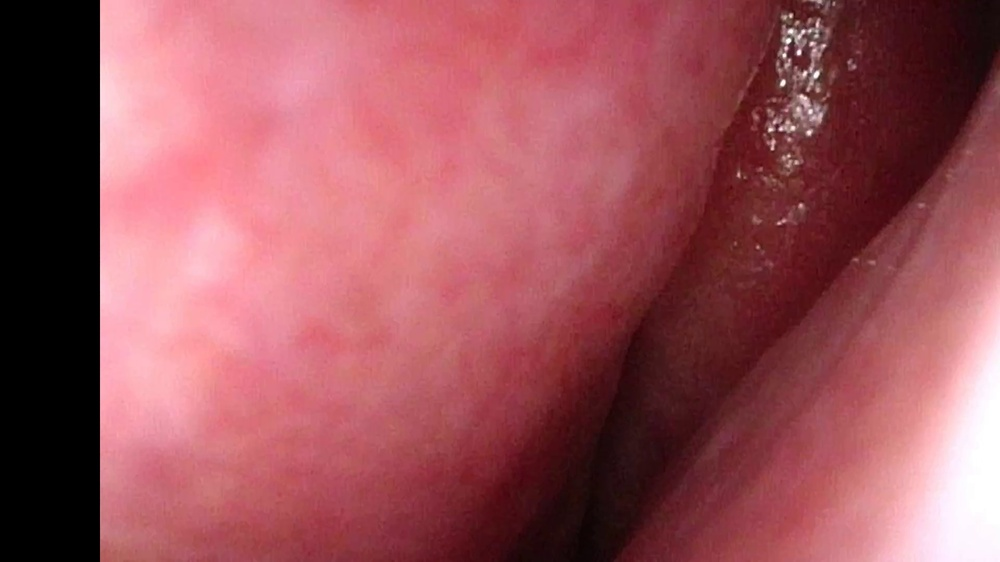
#> input picture inputIMG/2.jpg, 1000 x 562 px, shrunk from 1920 x 1080 before the run, found by its file name
$ python cut_black.py
#> lines starting #> are read from the running program, lines starting #| are printed output that depends on the picture
import cv2
import numpy as np

def crop_black_left(input_path, output_path, black_threshold=30, black_ratio=0.85, edge_tolerance=1):

#> called with input_path = './inputIMG\\2.jpg', output_path = './outputIMG\\2_output.jpg', black_threshold = 30, black_ratio = 0.85, edge_tolerance = 1
    img = cv2.imread(input_path, cv2.IMREAD_UNCHANGED)
#> img is the input picture: shape (562, 1000, 3); mean B, G, R 90.9, 83.3, 154.9
    if img is None:
        raise ValueError(f"Failed to read the image. Please check if the path is correct：{input_path}")

    h, w = img.shape[:2]
#> h = 562; w = 1000
    print(f"Original image size: width {w} pixels, height {h} pixels")
#| Original image size: width 1000 pixels, height 562 pixels

    if len(img.shape) == 3 and img.shape[2] == 4:
        gray = cv2.cvtColor(img, cv2.COLOR_BGRA2GRAY)
    else:
        gray = cv2.cvtColor(img, cv2.COLOR_BGR2GRAY) if len(img.shape) == 3 else img
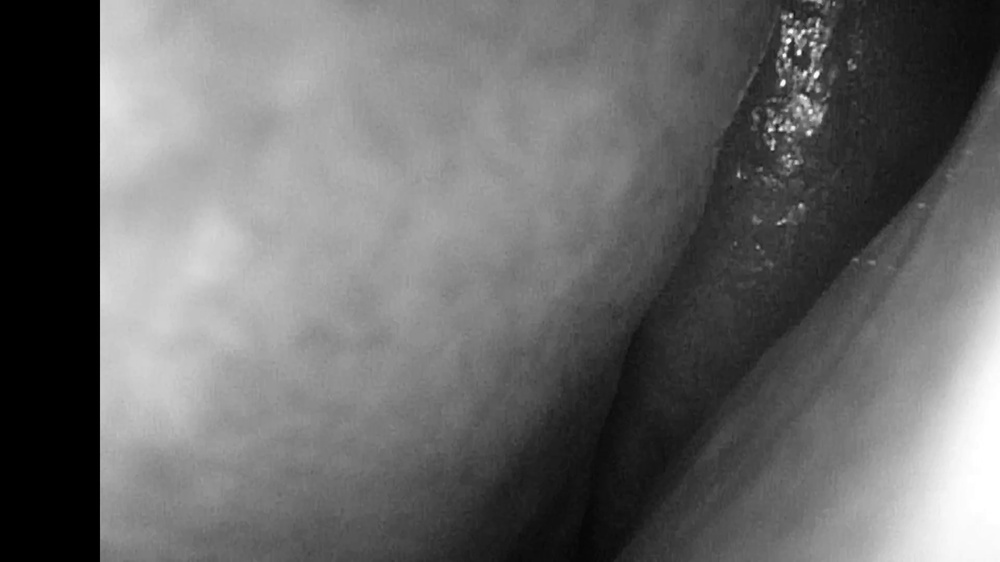
#> gray: shape (562, 1000); min 0, max 255, mean 105.6

    black_width = 0
    tolerance_count = 0
    for col in range(w):
        col_pixels = gray[:, col]
        black_pixel_num = np.sum(col_pixels <= black_threshold)
        black_pixel_ratio = black_pixel_num / h

        if black_pixel_ratio >= black_ratio or tolerance_count < edge_tolerance:
            black_width += 1
            if black_pixel_ratio < black_ratio:
                tolerance_count += 1
        else:
            break
#> after the loop, black_width = 101; tolerance_count = 1


    if black_width >= w:
        print("Warning: The image is entirely a black area; no cropping is needed.")
        cropped_img = img
    else:
        print(f"Detected width of the left black area: {black_width} pixels")
#| Detected width of the left black area: 101 pixels
        cropped_img = img[:, black_width:]
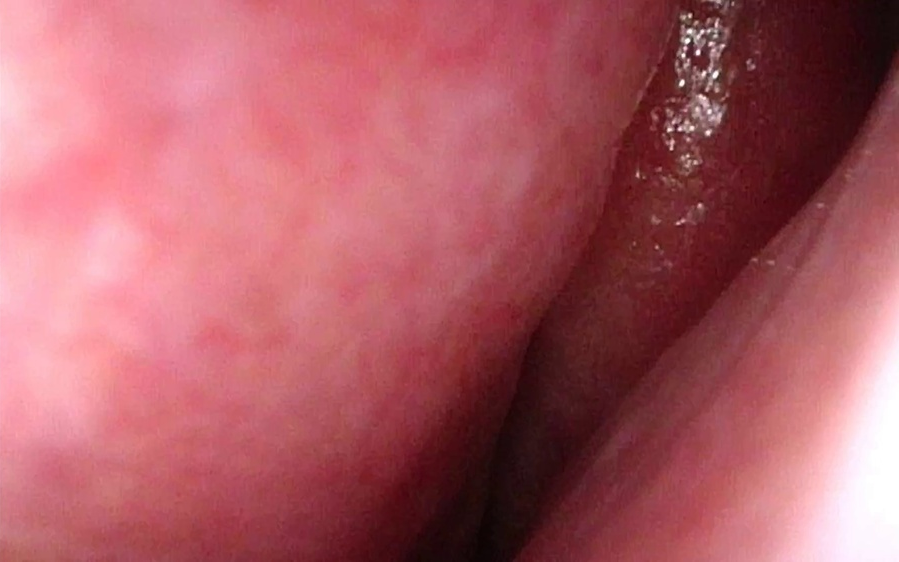
#> cropped_img: shape (562, 899, 3); mean B, G, R 100.9, 92.4, 172


    save_flag = cv2.imwrite(output_path, cropped_img)
    if save_flag:
        crop_h, crop_w = cropped_img.shape[:2]
#> crop_h = 562; crop_w = 899
        print(f"The cropped image has been saved to: {output_path}")
        print(f"Cropped image size: width {crop_w} pixels, height {crop_h} pixels")
#| Cropped image size: width 899 pixels, height 562 pixels
    else:
        raise ValueError(f"Failed to save the image. Please check the output path permission: {output_path}")


if __name__ == "__main__":
    input_image_path = r"./inputIMG\2.jpg"
    output_image_path = r"./outputIMG\2_output.jpg"
    crop_black_left(input_image_path, output_image_path, black_threshold=30, black_ratio=0.85, edge_tolerance=1)

$ run again, with inputIMG/1.jpg copied over inputIMG/2.jpg
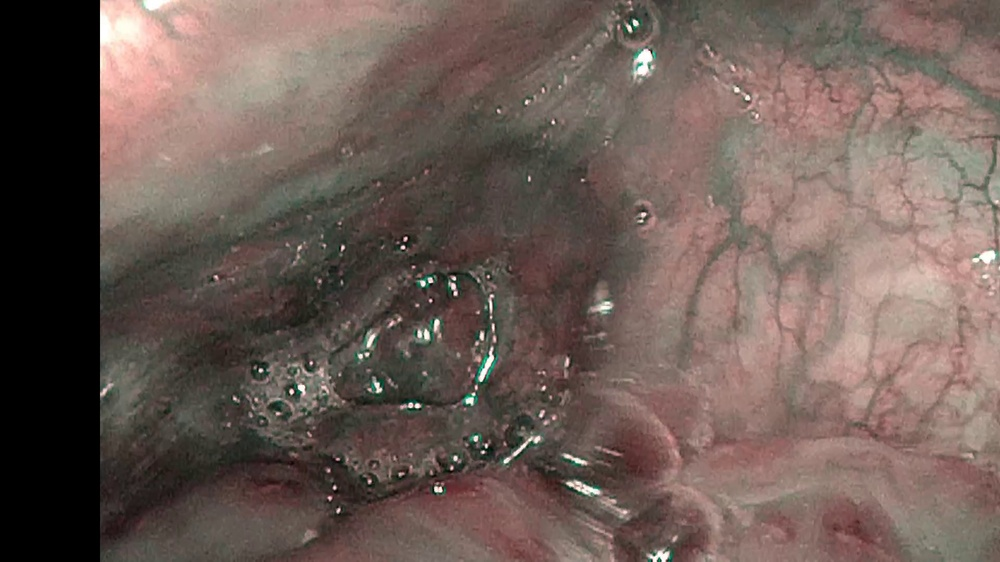
#> input picture inputIMG/1.jpg, 1000 x 562 px, shrunk from 1920 x 1080 before the run, found by its file name
#> in crop_black_left, img is the input picture: shape (562, 1000, 3); mean B, G, R 86.2, 92.9, 109.1
#| Original image size: width 1000 pixels, height 562 pixels
#> in crop_black_left, `gray = cv2.cvtColor(img, cv2.COLOR_BGR2GRAY) if len(img.shape) == 3 el..`:
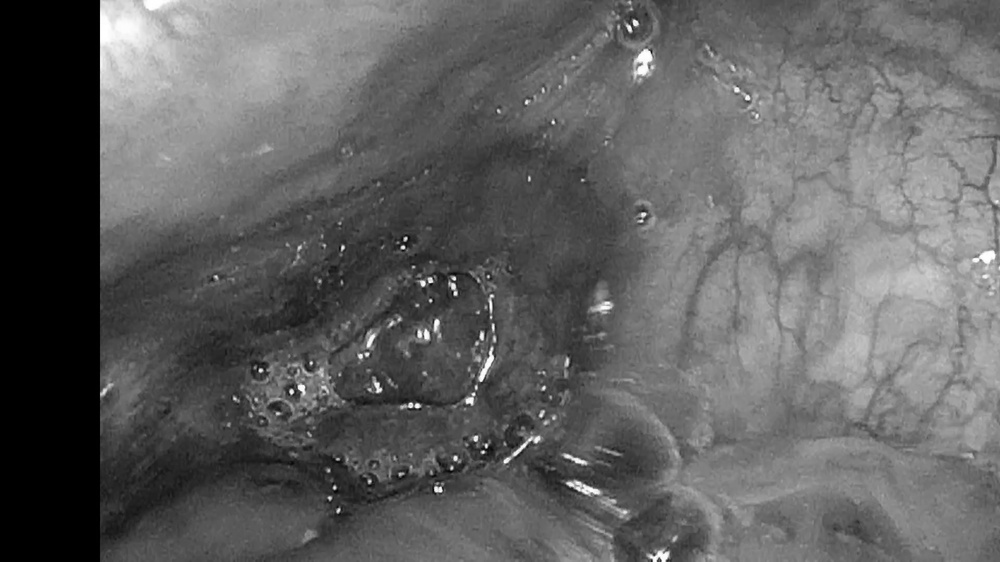
#> gray: shape (562, 1000); min 0, max 255, mean 97
#> after the loop in crop_black_left, `for col in range(w):`: black_width = 101; tolerance_count = 1
#| Detected width of the left black area: 101 pixels
#> in crop_black_left, `cropped_img = img[:, black_width:]`:
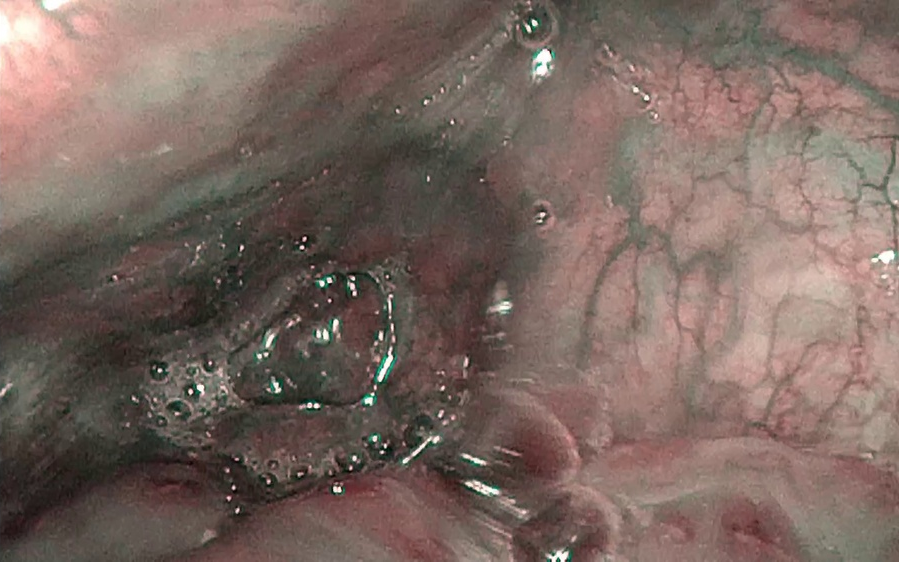
#> cropped_img: shape (562, 899, 3); mean B, G, R 95.7, 103.2, 121.2
#| Cropped image size: width 899 pixels, height 562 pixels
